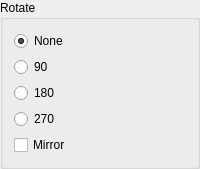
           <widget class="QGroupBox" name="rotate_groupBox">
            <property name="title">
             <string>Rotate</string>
            </property>
            <layout class="QVBoxLayout" name="verticalLayout_18">
             <item>
              <widget class="QRadioButton" name="radioButton_rotate0">
               <property name="text">
                <string>None</string>
               </property>
               <property name="checked">
                <bool>true</bool>
               </property>
              </widget>
             </item>
             <item>
              <widget class="QRadioButton" name="radioButton_rotate90">
               <property name="text">
                <string>90</string>
               </property>
               <property name="checked">
                <bool>false</bool>
               </property>
              </widget>
             </item>
             <item>
              <widget class="QRadioButton" name="radioButton_rotate180">
               <property name="text">
                <string>180</string>
               </property>
              </widget>
             </item>
             <item>
              <widget class="QRadioButton" name="radioButton_rotate270">
               <property name="text">
                <string>270</string>
               </property>
              </widget>
             </item>
             <item>
              <widget class="QCheckBox" name="checkBox_mirror">
               <property name="text">
                <string>Mirror</string>
               </property>
               <property name="checked">
                <bool>false</bool>
               </property>
               <property name="tristate">
                <bool>false</bool>
               </property>
              </widget>
             </item>
            </layout>
           </widget>
